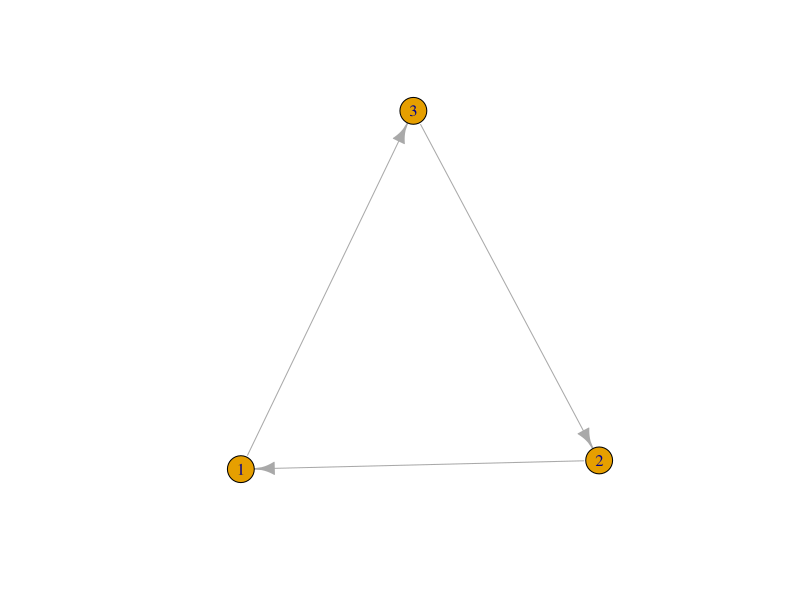
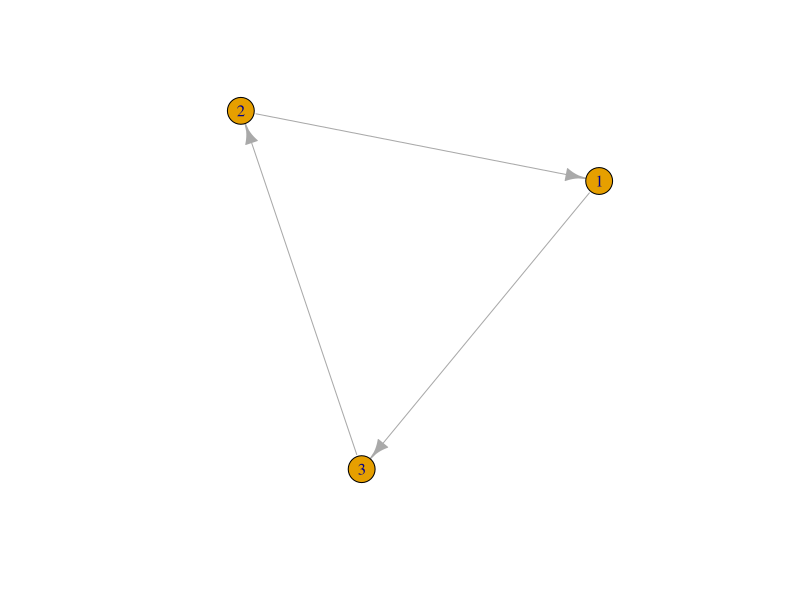
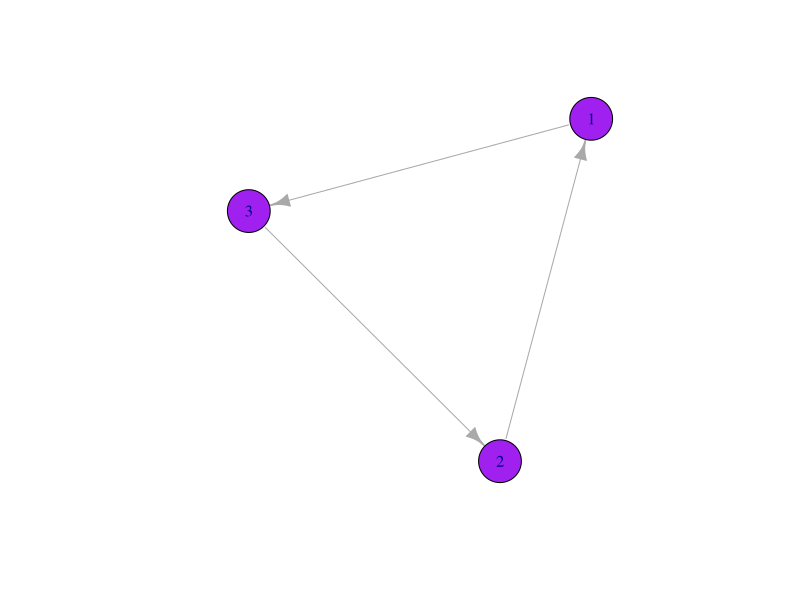
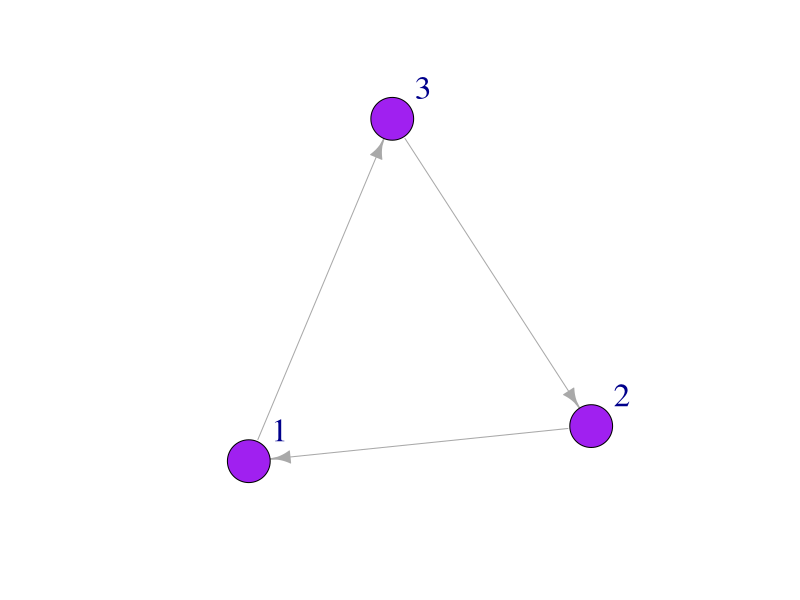
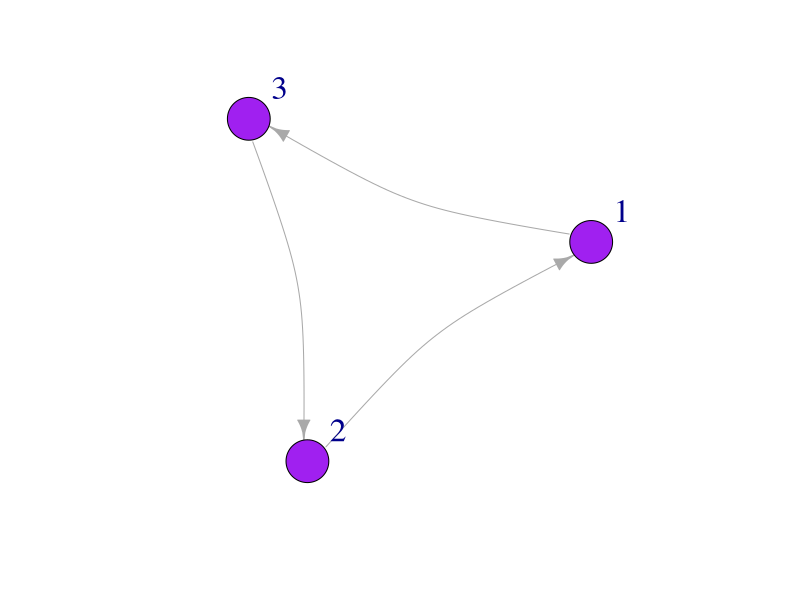
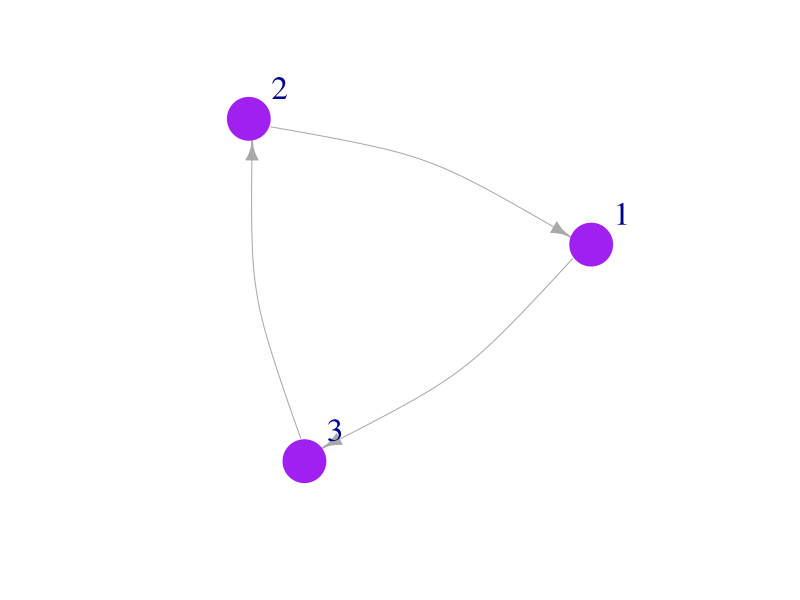
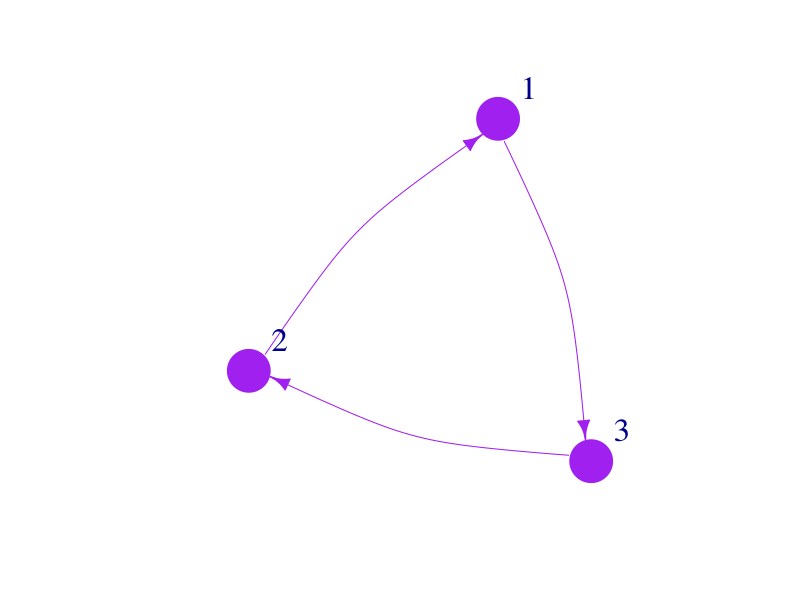
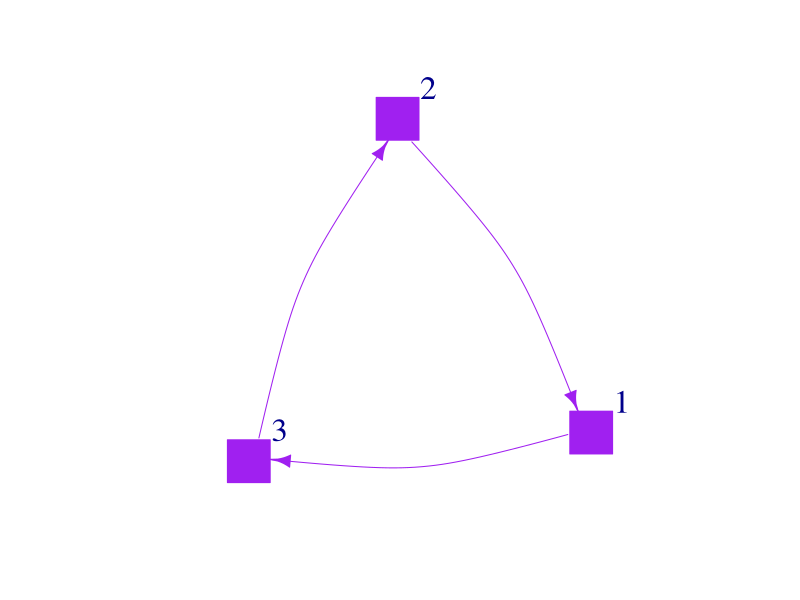

The R source for these figures, in order:
## ---- chunk 1
library(igraph)
library(ggplot2)
## ---- chunk 2
mat1 <- matrix(c(0, 1, 0, 0, 0, 1, 1,0, 0), 
               nrow=3, ncol=3) ### matrix function 
mat1
## ---- chunk 3
mat2 <- graph_from_adjacency_matrix(mat1)
plot(mat2, edge.arrow.size = 1) ## set the size of the arrows 
## ---- chunk 4
mat3 <- graph(edges=c(1,3, 3,2, 2,1), n=3, directed=T ) # use graph function and list edges 
plot(mat3, edge.arrow.size = 1)
## ---- chunk 5
plot(mat3, 
     edge.arrow.size = 1, 
     vertex.color = "purple", 
     vertex.size = 25, 
     vertex.label.cex = 1)

## ---- chunk 6
plot(mat3, 
     edge.arrow.size = 1, 
     vertex.color = "purple", 
     vertex.size = 25, 
     vertex.label.cex = 2, 
     vertex.label.dist = 3.5)
## ---- chunk 7
plot(mat3, 
     edge.arrow.size = 1, 
     vertex.color = "purple", 
     vertex.size = 25, 
     vertex.label.cex = 2, 
     vertex.label.dist = 3.5, 
     edge.curved = .2)
## ---- chunk 8
plot(mat3, 
     edge.arrow.size = 1, 
     vertex.color = "purple", 
     vertex.frame.color="purple",
     vertex.size = 25, 
     vertex.label.cex = 2, 
     vertex.label.dist = 3.5, 
     edge.curved = .2)
## ---- chunk 9
plot(mat3, 
     edge.arrow.size = 1, 
     vertex.color = "purple", 
     vertex.frame.color="purple",
     vertex.size = 25, 
     vertex.label.cex = 2, 
     vertex.label.dist = 3.5, 
     edge.curved = .2,
     edge.color="purple")
## ---- chunk 10
plot(mat3, 
     edge.arrow.size = 1, 
     vertex.color = "purple", 
     vertex.frame.color="purple",
     vertex.size = 25, 
     vertex.label.cex = 2, 
     vertex.label.dist = 3.5, 
     edge.curved = .2,
     vertex.shape = "square", 
     edge.color="purple")

# shape options are circle, square, 
# csquare, rectangle, crectangle, none
## ---- chunk 11
plot(mat3, 
     edge.arrow.size = 1, 
     vertex.color = "purple", 
     vertex.frame.color="purple",
     vertex.size = 25, 
     vertex.label.cex = 2, 
     vertex.label.dist = 3.5, 
     edge.curved = .2,
     vertex.shape = "square",
     edge.lty = 2, 
     edge.color="purple")
## ---- chunk 12
V(mat3)$color <- 'purple'
V(mat3)$size <- 25
E(mat3)$color <- 'purple'
E(mat3)$arrow.size <- 1
V(mat3)$frame.color <- 'purple'
plot(mat3)
## ---- chunk 13
Nodelist <- data.frame(
                Names =c("Jim", "Carole", "Joe", "Michelle", "Jen", "Pete", "Paul", 
                         "Tim", "Jess", "Mark", "Jill", "Cam", "Kate") ,
                YearsFarming = c(8.5, 6.5, 4, 1, 3, 10, 5, 5, 5, 1, 1, 6, 6) , 
                Age = c(27, 52, 49, 32, 65, 72, 42, 67, 48, 33, 67, 75, 39) , 
                Gender = c("Male", "Female", "Male", "Female", "Female", "Male",
                           "Male","Male", "Female", "Male", "Female", "Male", 
                           "Female"))
Nodelist       
## ---- chunk 14
Edgelist <- data.frame(
                  From = c("Jim", "Jim", "Jim", "Jill", "Kate", "Pete", 
                           "Pete", "Jess", "Jim", "Jim", "Pete"),
                  To = c("Carole", "Jen", "Pete", "Carole", "Joe", 
                         "Carole", "Paul", "Mark", "Cam", "Mark", "Tim"),
                  Times =c(3, 7, 6, 6, 5, 3, 2, 1, 1, 2, 5)
)
Edgelist
## ---- chunk 15
FarmNetwork <- graph_from_data_frame(d = Edgelist, vertices = Nodelist, directed = T)
FarmNetwork
E(FarmNetwork) # view edges
V(FarmNetwork) # view nodes
## ---- chunk 16
plot(FarmNetwork, 
     edge.arrow.size = .5, 
     vertex.color = "plum", 
     vertex.label.dist = 2.5)

## ---- chunk 17
V(FarmNetwork)$color <- ifelse(V(FarmNetwork)$Gender == "Male", "#4682B4", "#C83200")
V(FarmNetwork)$frame.color <- ifelse(V(FarmNetwork)$Gender == "Male", "#4682B4", "#C83200")

plot(FarmNetwork, 
     edge.arrow.size = .5, 
     vertex.label.dist = 2.5, 
     edge.curved = .2)

## ---- chunk 18
Layout1 <- layout_in_circle(FarmNetwork)

plot(FarmNetwork, 
     edge.arrow.size = .5, 
     vertex.label.dist = 2.5, 
     layout = Layout1)
## ---- chunk 19
Layout2 <- layout_as_star(FarmNetwork)

plot(FarmNetwork, 
     edge.arrow.size = .5, 
     vertex.label.dist = 2.5, 
     layout = Layout2)
## ---- chunk 20
Layout3 <- layout_with_kk(FarmNetwork)

plot(FarmNetwork, 
     edge.arrow.size = .5, 
     vertex.label.dist = 2.5, 
     layout = Layout3)
## ---- chunk 21
Layout4<- layout_with_fr(FarmNetwork)

plot(FarmNetwork, edge.arrow.size = .5, vertex.label.dist = 2.5, layout = Layout4)
## ---- chunk 22

V(FarmNetwork)$size <- V(FarmNetwork)$YearsFarming 
                # size the nodes by number of years farming

plot(FarmNetwork, 
     edge.arrow.size = .5, 
     vertex.label.dist = 2.5)
## ---- chunk 23

V(FarmNetwork)$size <- V(FarmNetwork)$YearsFarming *2 
      ## scale by multiplying by 2

plot(FarmNetwork, edge.arrow.size = .5, vertex.label.dist = 2.5)
## ---- chunk 24
E(FarmNetwork)$width <- E(FarmNetwork)$Times/1.5

plot(FarmNetwork, 
     edge.arrow.size = .7, 
     vertex.label.dist = 2.5, 
     edge.curved = .2, 
     layout = Layout2)
## ---- chunk 25
plot(FarmNetwork, 
     edge.arrow.size = .7, 
     vertex.label.dist = 2.5, 
     edge.curved = .2, 
     layout = Layout2)
legend(x=-1.5, 
       y=-1.1, 
       c("Male","Female"), 
       pch=21, 
       pt.bg=c("#4682B4", "#C83200"),
       pt.cex=2, 
       cex=.8, 
       bty="n", 
       ncol=1)
